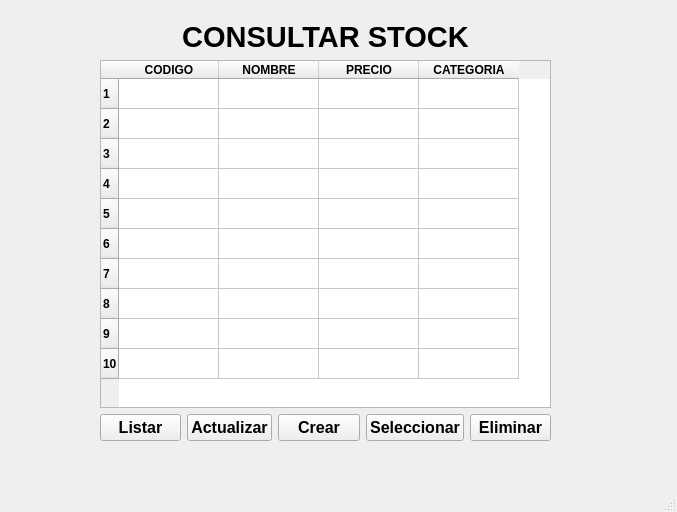
<?xml version="1.0" encoding="UTF-8"?>
<ui version="4.0">
 <class>Principal</class>
 <widget class="QMainWindow" name="Principal">
  <property name="geometry">
   <rect>
    <x>0</x>
    <y>0</y>
    <width>677</width>
    <height>512</height>
   </rect>
  </property>
  <property name="windowTitle">
   <string>MainWindow</string>
  </property>
  <widget class="QWidget" name="centralwidget">
   <widget class="QWidget" name="layoutWidget">
    <property name="geometry">
     <rect>
      <x>100</x>
      <y>20</y>
      <width>451</width>
      <height>421</height>
     </rect>
    </property>
    <layout class="QGridLayout" name="gridLayout">
     <item row="0" column="0" colspan="5">
      <widget class="QLabel" name="lbl_consultar_stock">
       <property name="font">
        <font>
         <pointsize>22</pointsize>
         <weight>75</weight>
         <bold>true</bold>
        </font>
       </property>
       <property name="text">
        <string>CONSULTAR STOCK</string>
       </property>
       <property name="alignment">
        <set>Qt::AlignCenter</set>
       </property>
      </widget>
     </item>
     <item row="1" column="0" colspan="5">
      <widget class="QTableWidget" name="tableWidget">
       <property name="font">
        <font>
         <weight>75</weight>
         <bold>true</bold>
        </font>
       </property>
       <property name="rowCount">
        <number>10</number>
       </property>
       <row/>
       <row/>
       <row/>
       <row/>
       <row/>
       <row/>
       <row/>
       <row/>
       <row/>
       <row/>
       <column>
        <property name="text">
         <string>CODIGO</string>
        </property>
       </column>
       <column>
        <property name="text">
         <string>NOMBRE</string>
        </property>
       </column>
       <column>
        <property name="text">
         <string>PRECIO</string>
        </property>
       </column>
       <column>
        <property name="text">
         <string>CATEGORIA</string>
        </property>
       </column>
      </widget>
     </item>
     <item row="2" column="0">
      <widget class="QPushButton" name="btn_list">
       <property name="font">
        <font>
         <pointsize>12</pointsize>
         <weight>75</weight>
         <bold>true</bold>
        </font>
       </property>
       <property name="cursor">
        <cursorShape>PointingHandCursor</cursorShape>
       </property>
       <property name="text">
        <string>Listar</string>
       </property>
      </widget>
     </item>
     <item row="2" column="1">
      <widget class="QPushButton" name="btn_update">
       <property name="font">
        <font>
         <pointsize>12</pointsize>
         <weight>75</weight>
         <bold>true</bold>
        </font>
       </property>
       <property name="cursor">
        <cursorShape>PointingHandCursor</cursorShape>
       </property>
       <property name="text">
        <string>Actualizar</string>
       </property>
      </widget>
     </item>
     <item row="2" column="2">
      <widget class="QPushButton" name="btn_create">
       <property name="font">
        <font>
         <pointsize>12</pointsize>
         <weight>75</weight>
         <bold>true</bold>
        </font>
       </property>
       <property name="cursor">
        <cursorShape>PointingHandCursor</cursorShape>
       </property>
       <property name="text">
        <string>Crear</string>
       </property>
      </widget>
     </item>
     <item row="2" column="3">
      <widget class="QPushButton" name="btn_read">
       <property name="font">
        <font>
         <pointsize>12</pointsize>
         <weight>75</weight>
         <bold>true</bold>
        </font>
       </property>
       <property name="cursor">
        <cursorShape>PointingHandCursor</cursorShape>
       </property>
       <property name="text">
        <string>Seleccionar</string>
       </property>
      </widget>
     </item>
     <item row="2" column="4">
      <widget class="QPushButton" name="btn_delete">
       <property name="font">
        <font>
         <pointsize>12</pointsize>
         <weight>75</weight>
         <bold>true</bold>
        </font>
       </property>
       <property name="cursor">
        <cursorShape>PointingHandCursor</cursorShape>
       </property>
       <property name="text">
        <string>Eliminar</string>
       </property>
      </widget>
     </item>
    </layout>
   </widget>
  </widget>
  <widget class="QStatusBar" name="statusbar"/>
 </widget>
 <resources/>
 <connections/>
</ui>
